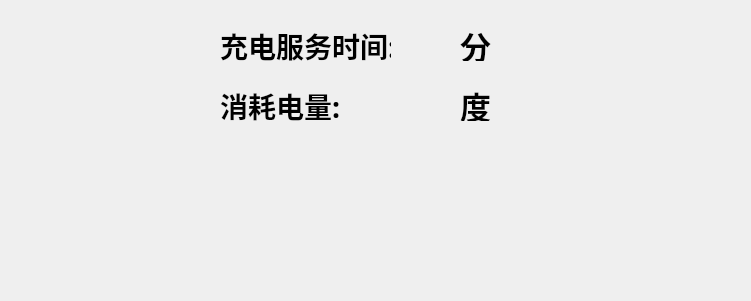
   <widget class="QFrame" name="frame_7">
    <property name="geometry">
     <rect>
      <x>25</x>
      <y>130</y>
      <width>751</width>
      <height>301</height>
     </rect>
    </property>
    <property name="font">
     <font>
      <family>AR PL UKai CN</family>
      <pointsize>6</pointsize>
      <stylestrategy>PreferDefault</stylestrategy>
     </font>
    </property>
    <property name="toolTip">
     <string notr="true"/>
    </property>
    <property name="styleSheet">
     <string notr="true">background-image: url(:/background/qrc/background/back.png);</string>
    </property>
    <property name="frameShape">
     <enum>QFrame::NoFrame</enum>
    </property>
    <property name="frameShadow">
     <enum>QFrame::Raised</enum>
    </property>
    <widget class="QFrame" name="frame_3">
     <property name="geometry">
      <rect>
       <x>200</x>
       <y>20</y>
       <width>345</width>
       <height>51</height>
      </rect>
     </property>
     <property name="frameShape">
      <enum>QFrame::NoFrame</enum>
     </property>
     <property name="frameShadow">
      <enum>QFrame::Raised</enum>
     </property>
     <widget class="QLabel" name="label_time">
      <property name="geometry">
       <rect>
        <x>20</x>
        <y>10</y>
        <width>171</width>
        <height>31</height>
       </rect>
      </property>
      <property name="font">
       <font>
        <pointsize>21</pointsize>
        <weight>75</weight>
        <italic>false</italic>
        <bold>true</bold>
       </font>
      </property>
      <property name="text">
       <string>充电服务时间:</string>
      </property>
     </widget>
     <widget class="QLabel" name="lbl_time_min">
      <property name="geometry">
       <rect>
        <x>200</x>
        <y>11</y>
        <width>61</width>
        <height>31</height>
       </rect>
      </property>
      <property name="font">
       <font>
        <family>Courier 10 Pitch</family>
        <pointsize>23</pointsize>
        <weight>75</weight>
        <italic>false</italic>
        <bold>true</bold>
        <kerning>true</kerning>
       </font>
      </property>
      <property name="text">
       <string/>
      </property>
     </widget>
     <widget class="QLabel" name="lbl_time_min_3">
      <property name="geometry">
       <rect>
        <x>260</x>
        <y>10</y>
        <width>41</width>
        <height>31</height>
       </rect>
      </property>
      <property name="font">
       <font>
        <family>Courier 10 Pitch</family>
        <pointsize>23</pointsize>
        <weight>75</weight>
        <italic>false</italic>
        <bold>true</bold>
        <kerning>true</kerning>
       </font>
      </property>
      <property name="text">
       <string>分</string>
      </property>
     </widget>
    </widget>
    <widget class="QFrame" name="frame_4">
     <property name="geometry">
      <rect>
       <x>200</x>
       <y>80</y>
       <width>345</width>
       <height>51</height>
      </rect>
     </property>
     <property name="frameShape">
      <enum>QFrame::NoFrame</enum>
     </property>
     <property name="frameShadow">
      <enum>QFrame::Raised</enum>
     </property>
     <widget class="QLabel" name="label_energy">
      <property name="geometry">
       <rect>
        <x>20</x>
        <y>10</y>
        <width>141</width>
        <height>31</height>
       </rect>
      </property>
      <property name="font">
       <font>
        <pointsize>21</pointsize>
        <weight>75</weight>
        <italic>false</italic>
        <bold>true</bold>
       </font>
      </property>
      <property name="text">
       <string>消耗电量:</string>
      </property>
     </widget>
     <widget class="QLabel" name="lbl_caclulate_energy">
      <property name="geometry">
       <rect>
        <x>160</x>
        <y>11</y>
        <width>91</width>
        <height>31</height>
       </rect>
      </property>
      <property name="font">
       <font>
        <family>Courier 10 Pitch</family>
        <pointsize>23</pointsize>
        <weight>75</weight>
        <italic>false</italic>
        <bold>true</bold>
        <kerning>true</kerning>
       </font>
      </property>
      <property name="text">
       <string/>
      </property>
     </widget>
     <widget class="QLabel" name="lbl_chg_time_10">
      <property name="geometry">
       <rect>
        <x>260</x>
        <y>10</y>
        <width>51</width>
        <height>31</height>
       </rect>
      </property>
      <property name="font">
       <font>
        <family>Courier 10 Pitch</family>
        <pointsize>23</pointsize>
        <weight>75</weight>
        <italic>false</italic>
        <bold>true</bold>
        <kerning>true</kerning>
       </font>
      </property>
      <property name="text">
       <string>度</string>
      </property>
     </widget>
    </widget>
    <widget class="QLabel" name="label_state">
     <property name="geometry">
      <rect>
       <x>123</x>
       <y>174</y>
       <width>511</width>
       <height>61</height>
      </rect>
     </property>
     <property name="palette">
      <palette>
       <active>
        <colorrole role="WindowText">
         <brush brushstyle="SolidPattern">
          <color alpha="255">
           <red>255</red>
           <green>0</green>
           <blue>0</blue>
          </color>
         </brush>
        </colorrole>
        <colorrole role="Button">
         <brush brushstyle="SolidPattern">
          <color alpha="255">
           <red>255</red>
           <green>255</green>
           <blue>255</blue>
          </color>
         </brush>
        </colorrole>
        <colorrole role="Light">
         <brush brushstyle="SolidPattern">
          <color alpha="255">
           <red>255</red>
           <green>255</green>
           <blue>255</blue>
          </color>
         </brush>
        </colorrole>
        <colorrole role="Midlight">
         <brush brushstyle="SolidPattern">
          <color alpha="255">
           <red>255</red>
           <green>255</green>
           <blue>255</blue>
          </color>
         </brush>
        </colorrole>
        <colorrole role="Dark">
         <brush brushstyle="SolidPattern">
          <color alpha="255">
           <red>127</red>
           <green>127</green>
           <blue>127</blue>
          </color>
         </brush>
        </colorrole>
        <colorrole role="Mid">
         <brush brushstyle="SolidPattern">
          <color alpha="255">
           <red>170</red>
           <green>170</green>
           <blue>170</blue>
          </color>
         </brush>
        </colorrole>
        <colorrole role="Text">
         <brush brushstyle="SolidPattern">
          <color alpha="255">
           <red>0</red>
           <green>0</green>
           <blue>0</blue>
          </color>
         </brush>
        </colorrole>
        <colorrole role="BrightText">
         <brush brushstyle="SolidPattern">
          <color alpha="255">
           <red>255</red>
           <green>255</green>
           <blue>255</blue>
          </color>
         </brush>
        </colorrole>
        <colorrole role="ButtonText">
         <brush brushstyle="SolidPattern">
          <color alpha="255">
           <red>0</red>
           <green>0</green>
           <blue>0</blue>
          </color>
         </brush>
        </colorrole>
        <colorrole role="Base">
         <brush brushstyle="SolidPattern">
          <color alpha="255">
           <red>255</red>
           <green>255</green>
           <blue>255</blue>
          </color>
         </brush>
        </colorrole>
        <colorrole role="Window">
         <brush brushstyle="SolidPattern">
          <color alpha="255">
           <red>255</red>
           <green>255</green>
           <blue>255</blue>
          </color>
         </brush>
        </colorrole>
        <colorrole role="Shadow">
         <brush brushstyle="SolidPattern">
          <color alpha="255">
           <red>0</red>
           <green>0</green>
           <blue>0</blue>
          </color>
         </brush>
        </colorrole>
        <colorrole role="AlternateBase">
         <brush brushstyle="SolidPattern">
          <color alpha="255">
           <red>255</red>
           <green>255</green>
           <blue>255</blue>
          </color>
         </brush>
        </colorrole>
        <colorrole role="ToolTipBase">
         <brush brushstyle="SolidPattern">
          <color alpha="255">
           <red>255</red>
           <green>255</green>
           <blue>220</blue>
          </color>
         </brush>
        </colorrole>
        <colorrole role="ToolTipText">
         <brush brushstyle="SolidPattern">
          <color alpha="255">
           <red>0</red>
           <green>0</green>
           <blue>0</blue>
          </color>
         </brush>
        </colorrole>
       </active>
       <inactive>
        <colorrole role="WindowText">
         <brush brushstyle="SolidPattern">
          <color alpha="255">
           <red>255</red>
           <green>0</green>
           <blue>0</blue>
          </color>
         </brush>
        </colorrole>
        <colorrole role="Button">
         <brush brushstyle="SolidPattern">
          <color alpha="255">
           <red>255</red>
           <green>255</green>
           <blue>255</blue>
          </color>
         </brush>
        </colorrole>
        <colorrole role="Light">
         <brush brushstyle="SolidPattern">
          <color alpha="255">
           <red>255</red>
           <green>255</green>
           <blue>255</blue>
          </color>
         </brush>
        </colorrole>
        <colorrole role="Midlight">
         <brush brushstyle="SolidPattern">
          <color alpha="255">
           <red>255</red>
           <green>255</green>
           <blue>255</blue>
          </color>
         </brush>
        </colorrole>
        <colorrole role="Dark">
         <brush brushstyle="SolidPattern">
          <color alpha="255">
           <red>127</red>
           <green>127</green>
           <blue>127</blue>
          </color>
         </brush>
        </colorrole>
        <colorrole role="Mid">
         <brush brushstyle="SolidPattern">
          <color alpha="255">
           <red>170</red>
           <green>170</green>
           <blue>170</blue>
          </color>
         </brush>
        </colorrole>
        <colorrole role="Text">
         <brush brushstyle="SolidPattern">
          <color alpha="255">
           <red>0</red>
           <green>0</green>
           <blue>0</blue>
          </color>
         </brush>
        </colorrole>
        <colorrole role="BrightText">
         <brush brushstyle="SolidPattern">
          <color alpha="255">
           <red>255</red>
           <green>255</green>
           <blue>255</blue>
          </color>
         </brush>
        </colorrole>
        <colorrole role="ButtonText">
         <brush brushstyle="SolidPattern">
          <color alpha="255">
           <red>0</red>
           <green>0</green>
           <blue>0</blue>
          </color>
         </brush>
        </colorrole>
        <colorrole role="Base">
         <brush brushstyle="SolidPattern">
          <color alpha="255">
           <red>255</red>
           <green>255</green>
           <blue>255</blue>
          </color>
         </brush>
        </colorrole>
        <colorrole role="Window">
         <brush brushstyle="SolidPattern">
          <color alpha="255">
           <red>255</red>
           <green>255</green>
           <blue>255</blue>
          </color>
         </brush>
        </colorrole>
        <colorrole role="Shadow">
         <brush brushstyle="SolidPattern">
          <color alpha="255">
           <red>0</red>
           <green>0</green>
           <blue>0</blue>
          </color>
         </brush>
        </colorrole>
        <colorrole role="AlternateBase">
         <brush brushstyle="SolidPattern">
          <color alpha="255">
           <red>255</red>
           <green>255</green>
           <blue>255</blue>
          </color>
         </brush>
        </colorrole>
        <colorrole role="ToolTipBase">
         <brush brushstyle="SolidPattern">
          <color alpha="255">
           <red>255</red>
           <green>255</green>
           <blue>220</blue>
          </color>
         </brush>
        </colorrole>
        <colorrole role="ToolTipText">
         <brush brushstyle="SolidPattern">
          <color alpha="255">
           <red>0</red>
           <green>0</green>
           <blue>0</blue>
          </color>
         </brush>
        </colorrole>
       </inactive>
       <disabled>
        <colorrole role="WindowText">
         <brush brushstyle="SolidPattern">
          <color alpha="255">
           <red>127</red>
           <green>127</green>
           <blue>127</blue>
          </color>
         </brush>
        </colorrole>
        <colorrole role="Button">
         <brush brushstyle="SolidPattern">
          <color alpha="255">
           <red>255</red>
           <green>255</green>
           <blue>255</blue>
          </color>
         </brush>
        </colorrole>
        <colorrole role="Light">
         <brush brushstyle="SolidPattern">
          <color alpha="255">
           <red>255</red>
           <green>255</green>
           <blue>255</blue>
          </color>
         </brush>
        </colorrole>
        <colorrole role="Midlight">
         <brush brushstyle="SolidPattern">
          <color alpha="255">
           <red>255</red>
           <green>255</green>
           <blue>255</blue>
          </color>
         </brush>
        </colorrole>
        <colorrole role="Dark">
         <brush brushstyle="SolidPattern">
          <color alpha="255">
           <red>127</red>
           <green>127</green>
           <blue>127</blue>
          </color>
         </brush>
        </colorrole>
        <colorrole role="Mid">
         <brush brushstyle="SolidPattern">
          <color alpha="255">
           <red>170</red>
           <green>170</green>
           <blue>170</blue>
          </color>
         </brush>
        </colorrole>
        <colorrole role="Text">
         <brush brushstyle="SolidPattern">
          <color alpha="255">
           <red>127</red>
           <green>127</green>
           <blue>127</blue>
          </color>
         </brush>
        </colorrole>
        <colorrole role="BrightText">
         <brush brushstyle="SolidPattern">
          <color alpha="255">
           <red>255</red>
           <green>255</green>
           <blue>255</blue>
          </color>
         </brush>
        </colorrole>
        <colorrole role="ButtonText">
         <brush brushstyle="SolidPattern">
          <color alpha="255">
           <red>127</red>
           <green>127</green>
           <blue>127</blue>
          </color>
         </brush>
        </colorrole>
        <colorrole role="Base">
         <brush brushstyle="SolidPattern">
          <color alpha="255">
           <red>255</red>
           <green>255</green>
           <blue>255</blue>
          </color>
         </brush>
        </colorrole>
        <colorrole role="Window">
         <brush brushstyle="SolidPattern">
          <color alpha="255">
           <red>255</red>
           <green>255</green>
           <blue>255</blue>
          </color>
         </brush>
        </colorrole>
        <colorrole role="Shadow">
         <brush brushstyle="SolidPattern">
          <color alpha="255">
           <red>0</red>
           <green>0</green>
           <blue>0</blue>
          </color>
         </brush>
        </colorrole>
        <colorrole role="AlternateBase">
         <brush brushstyle="SolidPattern">
          <color alpha="255">
           <red>255</red>
           <green>255</green>
           <blue>255</blue>
          </color>
         </brush>
        </colorrole>
        <colorrole role="ToolTipBase">
         <brush brushstyle="SolidPattern">
          <color alpha="255">
           <red>255</red>
           <green>255</green>
           <blue>220</blue>
          </color>
         </brush>
        </colorrole>
        <colorrole role="ToolTipText">
         <brush brushstyle="SolidPattern">
          <color alpha="255">
           <red>0</red>
           <green>0</green>
           <blue>0</blue>
          </color>
         </brush>
        </colorrole>
       </disabled>
      </palette>
     </property>
     <property name="font">
      <font>
       <pointsize>30</pointsize>
       <weight>75</weight>
       <bold>true</bold>
      </font>
     </property>
     <property name="styleSheet">
      <string notr="true">background-image: url(:/background/qrc/background/mainlab_phonenum.png);</string>
     </property>
     <property name="text">
      <string/>
     </property>
     <property name="textFormat">
      <enum>Qt::AutoText</enum>
     </property>
     <property name="alignment">
      <set>Qt::AlignCenter</set>
     </property>
    </widget>
    <widget class="QLabel" name="label_4">
     <property name="geometry">
      <rect>
       <x>350</x>
       <y>122</y>
       <width>71</width>
       <height>71</height>
      </rect>
     </property>
     <property name="styleSheet">
      <string notr="true">background-image: url(:/background/qrc/background/mainlab_phonenum.png);
border-image: url(:/icon/qrc/icon/Podcast.png);</string>
     </property>
     <property name="text">
      <string/>
     </property>
    </widget>
    <widget class="QLabel" name="label_piccode">
     <property name="geometry">
      <rect>
       <x>800</x>
       <y>110</y>
       <width>191</width>
       <height>181</height>
      </rect>
     </property>
     <property name="palette">
      <palette>
       <active>
        <colorrole role="WindowText">
         <brush brushstyle="SolidPattern">
          <color alpha="255">
           <red>255</red>
           <green>255</green>
           <blue>255</blue>
          </color>
         </brush>
        </colorrole>
        <colorrole role="Button">
         <brush brushstyle="SolidPattern">
          <color alpha="255">
           <red>14</red>
           <green>14</green>
           <blue>242</blue>
          </color>
         </brush>
        </colorrole>
        <colorrole role="Light">
         <brush brushstyle="SolidPattern">
          <color alpha="255">
           <red>123</red>
           <green>123</green>
           <blue>255</blue>
          </color>
         </brush>
        </colorrole>
        <colorrole role="Midlight">
         <brush brushstyle="SolidPattern">
          <color alpha="255">
           <red>68</red>
           <green>68</green>
           <blue>248</blue>
          </color>
         </brush>
        </colorrole>
        <colorrole role="Dark">
         <brush brushstyle="SolidPattern">
          <color alpha="255">
           <red>7</red>
           <green>7</green>
           <blue>121</blue>
          </color>
         </brush>
        </colorrole>
        <colorrole role="Mid">
         <brush brushstyle="SolidPattern">
          <color alpha="255">
           <red>9</red>
           <green>9</green>
           <blue>161</blue>
          </color>
         </brush>
        </colorrole>
        <colorrole role="Text">
         <brush brushstyle="SolidPattern">
          <color alpha="255">
           <red>0</red>
           <green>0</green>
           <blue>0</blue>
          </color>
         </brush>
        </colorrole>
        <colorrole role="BrightText">
         <brush brushstyle="SolidPattern">
          <color alpha="255">
           <red>255</red>
           <green>255</green>
           <blue>255</blue>
          </color>
         </brush>
        </colorrole>
        <colorrole role="ButtonText">
         <brush brushstyle="SolidPattern">
          <color alpha="255">
           <red>0</red>
           <green>0</green>
           <blue>0</blue>
          </color>
         </brush>
        </colorrole>
        <colorrole role="Base">
         <brush brushstyle="SolidPattern">
          <color alpha="255">
           <red>255</red>
           <green>255</green>
           <blue>255</blue>
          </color>
         </brush>
        </colorrole>
        <colorrole role="Window">
         <brush brushstyle="SolidPattern">
          <color alpha="255">
           <red>14</red>
           <green>14</green>
           <blue>242</blue>
          </color>
         </brush>
        </colorrole>
        <colorrole role="Shadow">
         <brush brushstyle="SolidPattern">
          <color alpha="255">
           <red>0</red>
           <green>0</green>
           <blue>0</blue>
          </color>
         </brush>
        </colorrole>
        <colorrole role="AlternateBase">
         <brush brushstyle="SolidPattern">
          <color alpha="255">
           <red>134</red>
           <green>134</green>
           <blue>248</blue>
          </color>
         </brush>
        </colorrole>
        <colorrole role="ToolTipBase">
         <brush brushstyle="SolidPattern">
          <color alpha="255">
           <red>255</red>
           <green>255</green>
           <blue>220</blue>
          </color>
         </brush>
        </colorrole>
        <colorrole role="ToolTipText">
         <brush brushstyle="SolidPattern">
          <color alpha="255">
           <red>0</red>
           <green>0</green>
           <blue>0</blue>
          </color>
         </brush>
        </colorrole>
       </active>
       <inactive>
        <colorrole role="WindowText">
         <brush brushstyle="SolidPattern">
          <color alpha="255">
           <red>255</red>
           <green>255</green>
           <blue>255</blue>
          </color>
         </brush>
        </colorrole>
        <colorrole role="Button">
         <brush brushstyle="SolidPattern">
          <color alpha="255">
           <red>14</red>
           <green>14</green>
           <blue>242</blue>
          </color>
         </brush>
        </colorrole>
        <colorrole role="Light">
         <brush brushstyle="SolidPattern">
          <color alpha="255">
           <red>123</red>
           <green>123</green>
           <blue>255</blue>
          </color>
         </brush>
        </colorrole>
        <colorrole role="Midlight">
         <brush brushstyle="SolidPattern">
          <color alpha="255">
           <red>68</red>
           <green>68</green>
           <blue>248</blue>
          </color>
         </brush>
        </colorrole>
        <colorrole role="Dark">
         <brush brushstyle="SolidPattern">
          <color alpha="255">
           <red>7</red>
           <green>7</green>
           <blue>121</blue>
          </color>
         </brush>
        </colorrole>
        <colorrole role="Mid">
         <brush brushstyle="SolidPattern">
          <color alpha="255">
           <red>9</red>
           <green>9</green>
           <blue>161</blue>
          </color>
         </brush>
        </colorrole>
        <colorrole role="Text">
         <brush brushstyle="SolidPattern">
          <color alpha="255">
           <red>0</red>
           <green>0</green>
           <blue>0</blue>
          </color>
         </brush>
        </colorrole>
        <colorrole role="BrightText">
         <brush brushstyle="SolidPattern">
          <color alpha="255">
           <red>255</red>
           <green>255</green>
           <blue>255</blue>
          </color>
         </brush>
        </colorrole>
        <colorrole role="ButtonText">
         <brush brushstyle="SolidPattern">
          <color alpha="255">
           <red>0</red>
           <green>0</green>
           <blue>0</blue>
          </color>
         </brush>
        </colorrole>
        <colorrole role="Base">
         <brush brushstyle="SolidPattern">
          <color alpha="255">
           <red>255</red>
           <green>255</green>
           <blue>255</blue>
          </color>
         </brush>
        </colorrole>
        <colorrole role="Window">
         <brush brushstyle="SolidPattern">
          <color alpha="255">
           <red>14</red>
           <green>14</green>
           <blue>242</blue>
          </color>
         </brush>
        </colorrole>
        <colorrole role="Shadow">
         <brush brushstyle="SolidPattern">
          <color alpha="255">
           <red>0</red>
           <green>0</green>
           <blue>0</blue>
          </color>
         </brush>
        </colorrole>
        <colorrole role="AlternateBase">
         <brush brushstyle="SolidPattern">
          <color alpha="255">
           <red>134</red>
           <green>134</green>
           <blue>248</blue>
          </color>
         </brush>
        </colorrole>
        <colorrole role="ToolTipBase">
         <brush brushstyle="SolidPattern">
          <color alpha="255">
           <red>255</red>
           <green>255</green>
           <blue>220</blue>
          </color>
         </brush>
        </colorrole>
        <colorrole role="ToolTipText">
         <brush brushstyle="SolidPattern">
          <color alpha="255">
           <red>0</red>
           <green>0</green>
           <blue>0</blue>
          </color>
         </brush>
        </colorrole>
       </inactive>
       <disabled>
        <colorrole role="WindowText">
         <brush brushstyle="SolidPattern">
          <color alpha="255">
           <red>7</red>
           <green>7</green>
           <blue>121</blue>
          </color>
         </brush>
        </colorrole>
        <colorrole role="Button">
         <brush brushstyle="SolidPattern">
          <color alpha="255">
           <red>14</red>
           <green>14</green>
           <blue>242</blue>
          </color>
         </brush>
        </colorrole>
        <colorrole role="Light">
         <brush brushstyle="SolidPattern">
          <color alpha="255">
           <red>123</red>
           <green>123</green>
           <blue>255</blue>
          </color>
         </brush>
        </colorrole>
        <colorrole role="Midlight">
         <brush brushstyle="SolidPattern">
          <color alpha="255">
           <red>68</red>
           <green>68</green>
           <blue>248</blue>
          </color>
         </brush>
        </colorrole>
        <colorrole role="Dark">
         <brush brushstyle="SolidPattern">
          <color alpha="255">
           <red>7</red>
           <green>7</green>
           <blue>121</blue>
          </color>
         </brush>
        </colorrole>
        <colorrole role="Mid">
         <brush brushstyle="SolidPattern">
          <color alpha="255">
           <red>9</red>
           <green>9</green>
           <blue>161</blue>
          </color>
         </brush>
        </colorrole>
        <colorrole role="Text">
         <brush brushstyle="SolidPattern">
          <color alpha="255">
           <red>7</red>
           <green>7</green>
           <blue>121</blue>
          </color>
         </brush>
        </colorrole>
        <colorrole role="BrightText">
         <brush brushstyle="SolidPattern">
          <color alpha="255">
           <red>255</red>
           <green>255</green>
           <blue>255</blue>
          </color>
         </brush>
        </colorrole>
        <colorrole role="ButtonText">
         <brush brushstyle="SolidPattern">
          <color alpha="255">
           <red>7</red>
           <green>7</green>
           <blue>121</blue>
          </color>
         </brush>
        </colorrole>
        <colorrole role="Base">
         <brush brushstyle="SolidPattern">
          <color alpha="255">
           <red>14</red>
           <green>14</green>
           <blue>242</blue>
          </color>
         </brush>
        </colorrole>
        <colorrole role="Window">
         <brush brushstyle="SolidPattern">
          <color alpha="255">
           <red>14</red>
           <green>14</green>
           <blue>242</blue>
          </color>
         </brush>
        </colorrole>
        <colorrole role="Shadow">
         <brush brushstyle="SolidPattern">
          <color alpha="255">
           <red>0</red>
           <green>0</green>
           <blue>0</blue>
          </color>
         </brush>
        </colorrole>
        <colorrole role="AlternateBase">
         <brush brushstyle="SolidPattern">
          <color alpha="255">
           <red>14</red>
           <green>14</green>
           <blue>242</blue>
          </color>
         </brush>
        </colorrole>
        <colorrole role="ToolTipBase">
         <brush brushstyle="SolidPattern">
          <color alpha="255">
           <red>255</red>
           <green>255</green>
           <blue>220</blue>
          </color>
         </brush>
        </colorrole>
        <colorrole role="ToolTipText">
         <brush brushstyle="SolidPattern">
          <color alpha="255">
           <red>0</red>
           <green>0</green>
           <blue>0</blue>
          </color>
         </brush>
        </colorrole>
       </disabled>
      </palette>
     </property>
     <property name="font">
      <font>
       <pointsize>20</pointsize>
       <weight>75</weight>
       <bold>true</bold>
      </font>
     </property>
     <property name="styleSheet">
      <string notr="true">background-image: url(:/background/qrc/background/mainlab_phonenum_.png);</string>
     </property>
     <property name="text">
      <string/>
     </property>
     <property name="textFormat">
      <enum>Qt::AutoText</enum>
     </property>
    </widget>
   </widget>
